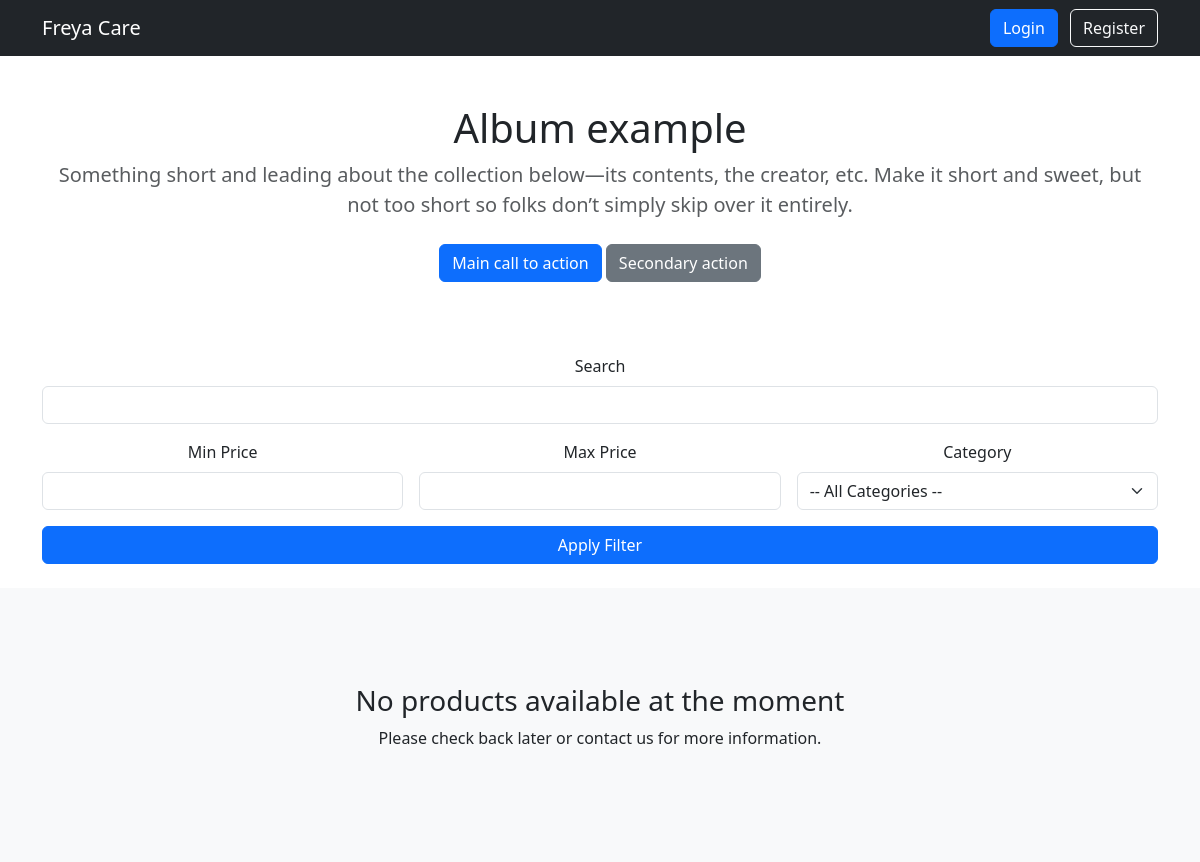
Before: / with the older database file.
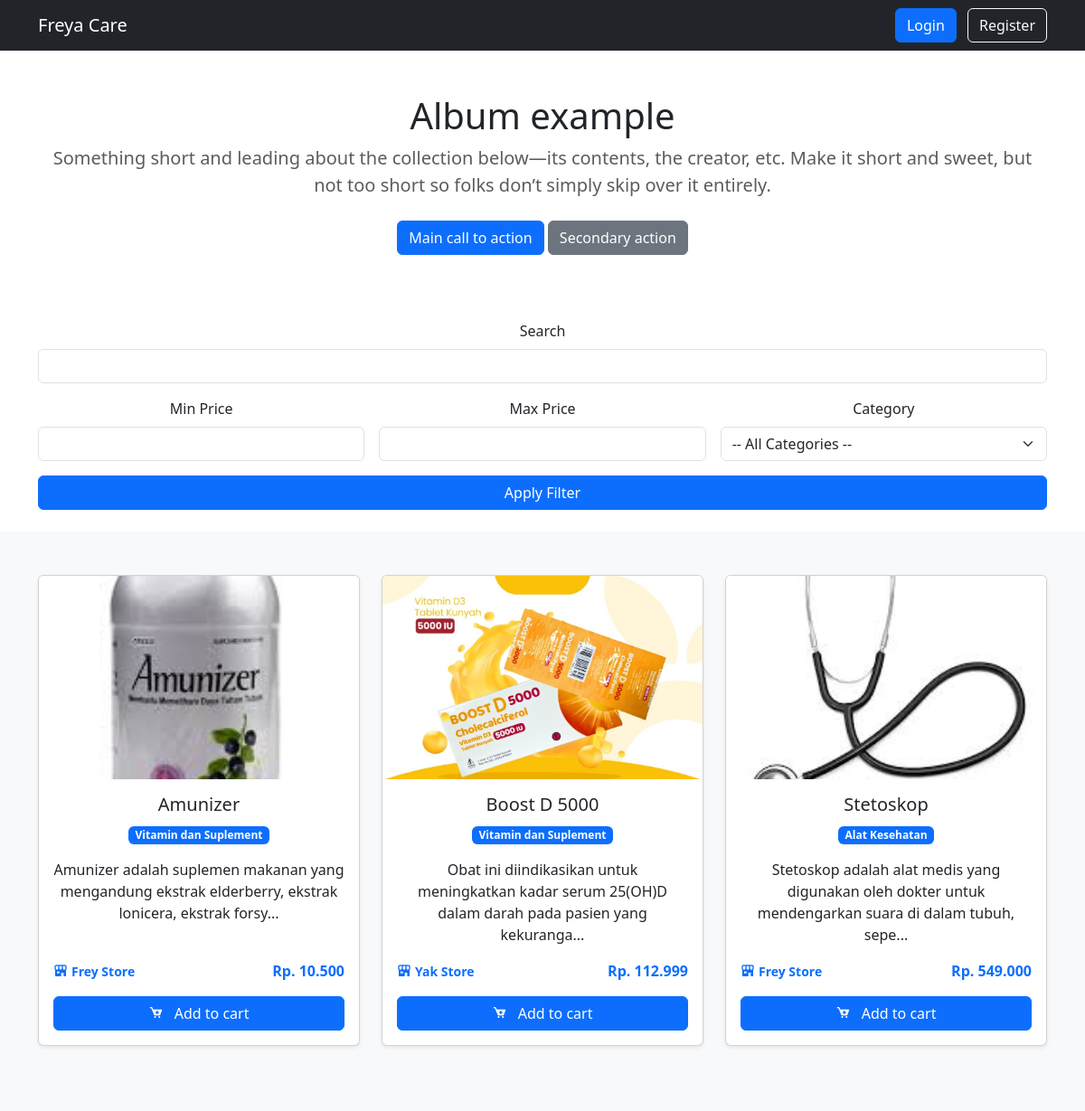
After: the same page with the newer database file.
### tables this page shows
CREATE TABLE IF NOT EXISTS `items` (
  `id` int NOT NULL AUTO_INCREMENT,
  `category_id` int NOT NULL,
  `store_id` int NOT NULL,
  `image` varchar(225) NOT NULL,
  `name` varchar(225) NOT NULL,
  `description` text NOT NULL,
  `price` int NOT NULL,
  PRIMARY KEY (`id`),
  KEY `fk_items_to_categories` (`category_id`),
  KEY `fk_items_to_stores` (`store_id`),
  CONSTRAINT `fk_items_to_categories` FOREIGN KEY (`category_id`) REFERENCES `categories` (`id`) ON DELETE CASCADE ON UPDATE CASCADE,
  CONSTRAINT `fk_items_to_stores` FOREIGN KEY (`store_id`) REFERENCES `stores` (`id`) ON DELETE CASCADE ON UPDATE CASCADE
);

CREATE TABLE IF NOT EXISTS `categories` (
  `id` int NOT NULL AUTO_INCREMENT,
  `name` varchar(225) NOT NULL,
  PRIMARY KEY (`id`)
);

CREATE TABLE IF NOT EXISTS `stores` (
  `id` int NOT NULL AUTO_INCREMENT,
  `user_id` int NOT NULL,
  `name` varchar(225) NOT NULL,
  `status` enum('pending','accept','reject') NOT NULL DEFAULT 'pending',
  `reject_reason` text,
  PRIMARY KEY (`id`),
  KEY `fk_shops_to_users` (`user_id`),
  CONSTRAINT `fk_shops_to_users` FOREIGN KEY (`user_id`) REFERENCES `users` (`id`) ON DELETE CASCADE ON UPDATE CASCADE
);

### class/Item.php (called while the page is built, shortened)
<?php
class Item {
    private $pdo;
    public function __construct($pdo) {
        $this->pdo = $pdo;
    }
    public function getItems($filters = []) {
        $query = "
            SELECT items.*, stores.name AS store_name, categories.name AS category_name
            FROM items
            JOIN categories ON items.category_id = categories.id
            JOIN stores ON items.store_id = stores.id
            WHERE 1=1
        ";
        $params = [];
        $query .= " ORDER BY items.name ASC";
        $stmt = $this->pdo->prepare($query);
        $stmt->execute($params);
        return $stmt->fetchAll(PDO::FETCH_ASSOC);
    }
}

### index.php (the view, shortened to what this page needs)
<?php require_once('layouts/head.php') ?>
<?php
require_once 'layouts/head.php';
require_once 'class/Cart.php';
require_once 'class/Item.php';
$database = new Database();
$pdo = $database->getConnection();
$item = new Item($pdo);
$filters = [
    'name' => $_GET['name'] ?? '',
    'min_price' => $_GET['min_price'] ?? '',
    'max_price' => $_GET['max_price'] ?? '',
    'category' => $_GET['category'] ?? ''
];
$items = $item->getItems($filters);
?>
<?php require_once "layouts/header.php" ?>
<main role="main">
    <section class="jumbotron text-center">
        <section class="jumbotron text-center">
            <div class="container py-5">
                <h1>Album example</h1>
                <p class="lead text-muted">Something short and leading about the collection below—its contents, the
                    creator,
                    etc. Make it short and sweet, but not too short so folks don’t simply skip over it entirely.</p>
                <p>
                    <a href="#" class="btn btn-primary my-2">Main call to action</a>
                    <a href="#" class="btn btn-secondary my-2">Secondary action</a>
                </p>
            </div>
        </section>
        <form method="GET" class="container mb-4">
            <div class="row g-3 align-items-end">
                <div class="col-md-12">
                    <label for="name" class="form-label">Search</label>
                    <input type="text" name="name" id="name" class="form-control"
                        value="<?= htmlspecialchars($_GET['name'] ?? '') ?>">
                </div>
                <div class="col-md-4">
                    <label for="min_price" class="form-label">Min Price</label>
                    <input type="number" name="min_price" id="min_price" class="form-control"
                        value="<?= htmlspecialchars($_GET['min_price'] ?? '') ?>">
                </div>
                <div class="col-md-4">
                    <label for="max_price" class="form-label">Max Price</label>
                    <input type="number" name="max_price" id="max_price" class="form-control"
                        value="<?= htmlspecialchars($_GET['max_price'] ?? '') ?>">
                </div>
                <div class="col-md-4">
                    <label for="category" class="form-label">Category</label>
                    <select name="category" id="category" class="form-select">
                        <option value="">-- All Categories --</option>
                    </select>
                </div>
                <div class="col-md-12">
                    <button type="submit" class="btn btn-primary w-100">Apply Filter</button>
                </div>
            </div>
        </form>
        <div class="album py-5 bg-light" id="products">
            <div class="container">
                <?php if(empty($items)): ?>
                <div class="text-center py-5">
                    <h3>No products available at the moment</h3>
                    <p>Please check back later or contact us for more information.</p>
                </div>
                <?php else: ?>
                <div class="row">
                    <?php foreach ($items as $item): ?>
                    <div class="col-md-4 mb-4">
                        <div class="card h-100 shadow-sm">
                            <?php if(!empty($item['image'])): ?>
                            <img src="<?= htmlspecialchars($item['image']) ?>" class="card-img-top"
                                alt="<?= htmlspecialchars($item['name']) ?>" style="height: 225px; object-fit: cover;">
                            <?php endif; ?>
                            <div class="card-body d-flex flex-column">
                                <h5 class="card-title"><?= htmlspecialchars($item['name']) ?></h5>
                                <p class="card-text">
                                    <span
                                        class="badge bg-primary"><?= htmlspecialchars($item['category_name']) ?></span>
                                </p>
                                <p class="card-text">
                                    <?= htmlspecialchars(substr($item['description'] ?? 'No description available', 0, 100)) ?>...
                                </p>
                                <div class="mt-auto">
                                    <div class="d-flex justify-content-between align-items-center">
                                        <div class="btn-group">
                                            <div class="text-primary fw-bold d-flex align-items-center">
                                                <i class='bx bxs-store-alt'></i>
                                                <small class="m-0 ms-1"><?= $item['store_name'] ?></small>
                                            </div>
                                        </div>
                                        <strong class="text-primary">Rp.
                                            <?= number_format($item['price'], 0, '.', '.') ?></strong>
                                    </div>
                                    <form method="POST" action="">
                                        <button type="submit" name="add_to_cart" class="btn btn-primary mt-3 w-100">
                                            <i class='bx bxs-cart-add me-2'></i>
                                            <span>Add to cart</span>
                                        </button>
                                    </form>
                                </div>
                            </div>
                        </div>
                    </div>
                    <?php endforeach; ?>
                </div>
                <?php endif; ?>
            </div>
        </div>
</main>
<?php require_once('layouts/tail.php') ?>

### layouts/head.php (shortened to what this page needs)
<!doctype html>
<html lang="en">
<head>
    <link href="https://cdn.jsdelivr.net/npm/bootstrap@5.3.5/dist/css/bootstrap.min.css" rel="stylesheet"
>
    <link href='https://unpkg.com/boxicons@2.1.4/css/boxicons.min.css' rel='stylesheet'>
</head>
<body>

### layouts/header.php
<header>
    <nav class="navbar navbar-expand-lg navbar-dark bg-dark">
        <div class="container d-flex justify-content-between">
            <a class="navbar-brand" href="index.php">Freya Care</a>
            <div>
                <?php if(isset($_COOKIE['user_id'])): ?>
                <?php if($_COOKIE['user_role'] === 'administrator'): ?>
                <?php endif; ?>
                <div class="dropdown d-flex align-items-center">
                    <a href="#" class="d-flex align-items-center text-white text-decoration-none dropdown-toggle"
                        id="dropdownUser" data-bs-toggle="dropdown" aria-expanded="false">
                        <span class="me-2"><?= htmlspecialchars($_COOKIE['user_name'] ?? 'Guest') ?></span>
                    </a>
                    <ul class="dropdown-menu dropdown-menu-dark dropdown-menu-end" aria-labelledby="dropdownUser">
                        <li><a class="dropdown-item" href="<?= getDomainUrl() . '/profile.php' ?>">Profile</a></li>
                        <li><a class="dropdown-item" href="<?= getDomainUrl() . '/orders' ?>">Orders</a></li>
                        <li><a class="dropdown-item" href="<?= getDomainUrl() . '/store' ?>">Store</a></li>
                        <li>
                            <hr class="dropdown-divider">
                        </li>
                        <li><a class="dropdown-item" href="<?= getDomainUrl() . '/logout.php' ?>">Logout</a></li>
                    </ul>
                    <a href="cart.php" class="btn btn-outline-light ms-3">
                        <i class='bx bxs-cart-alt'></i>
                        <?php if(isset($_SESSION['user_id'])): ?>
                        <?php
                        $stmt = $pdo->prepare("
                            SELECT SUM(cd.qty) as total_items
                            FROM cart_details cd
                            JOIN carts c ON cd.cart_id = c.id
                            WHERE c.user_id = ?
                        ");
                        $stmt->execute([$_SESSION['user_id']]);
                        $cart_count = $stmt->fetchColumn();
                        ?>
                        <?php if($cart_count > 0): ?>
                        <span class="position-absolute top-0 start-100 translate-middle badge rounded-pill bg-danger">
                            <?= $cart_count ?>
                        </span>
                        <?php endif; ?>
                        <?php endif; ?>
                    </a>
                </div>
                <?php else: ?>
                <a href="login.php" class="btn btn-primary">Login</a>
                <a href="register.php" class="btn btn-outline-light ms-2">Register</a>
                <?php endif; ?>
            </div>
        </div>
    </nav>
</header>

### layouts/tail.php (shortened to what this page needs)
</body>
</html>

Changed rows visible on the page:
added items: image (picture), name "Amunizer", category.name "Vitamin dan Suplement", description "Amunizer adalah suplemen makanan yang mengandung ekstrak elderberry, ekstrak lonicera, ekstrak forsy", store.name "Frey Store", price "10.500"
added items: image (picture), name "Boost D 5000", category.name "Vitamin dan Suplement", description "Obat ini diindikasikan untuk meningkatkan kadar serum 25(OH)D dalam darah pada pasien yang kekuranga", store.name "Yak Store", price "112.999"
added items: image (picture), name "Stetoskop", category.name "Alat Kesehatan", description "Stetoskop adalah alat medis yang digunakan oleh dokter untuk mendengarkan suara di dalam tubuh, sepe", store.name "Frey Store", price "549.000"
Other visible differences:
text no longer shown: "No products available at the moment Please check back later or contact us for more information."
